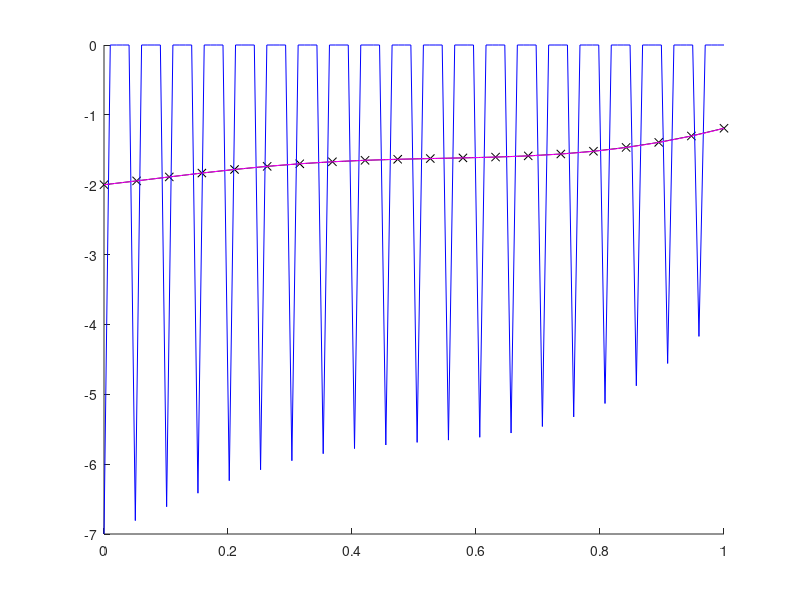

Here is the MATLAB script that generated this plot:
clc, clear, close all
    f = @(x) x.^2 + sin(x*5)/5 - 2;% + rand(size(x))/5;
    N = 20;
    L = 10;
    x = linspace(0, 1, N);
    y = f(x);

    %{
      %r = rand(1, N)/5;
      y += [0.016748	0.1511 0.19835	0.033717	0.033579	0.051496	0.058398	0.10786	0.065196	0.061863	0.04363	0.10378	0.16575	0.05308	0.055851	0.015496	0.07512	0.18187	0.030945	0.048376	0.19328	0.070647	0.099789	0.10904	0.02914	0.1071	0.17111	0.17751	0.040571	0.059446	0.007785	0.13023	0.068409	0.18275	0.15642	0.14127	0.19554	0.033098	0.014157	0.17072	0.15477	0.10364	0.13605	0.19833	0.088625	0.19727	0.14842	0.060845	0.044022	0.16741	0.12924	0.11696	0.05974	0.10885	0.11788	0.089201	0.14689	0.035279	0.074471	0.087861	0.167	0.1512	0.11929	0.19999	0.026522	0.19822	0.1726	0.09603	0.14319	0.10574	0.042014	0.13876	0.16961	0.021735	0.13893	0.1937	0.032036	0.094687	0.11584	0.16091	0.1575	0.08644	0.0058914	0.15119	0.13863	0.0092059	0.10256	0.14353	0.060306	0.1686	0.17302	0.13475	0.052569 0.14519 0.027774	0.024348	0.062468	0.18529	0.13628	0.053443];
    %}

    xOpt = linspace(0, 1, N*L-L+1);
    yOpt = f(xOpt);

    y2 = resample(y, L, 2, 3.5);
    %[i sum((yOpt-y2).^2)]
    % {
    figure, hold on
    plot(x, y, "xk", "linestyle", '-')
    plot(linspace(x(1), x(end), numel(y2)), y2, 'b')
    plot(xOpt, yOpt, 'm')
    %}